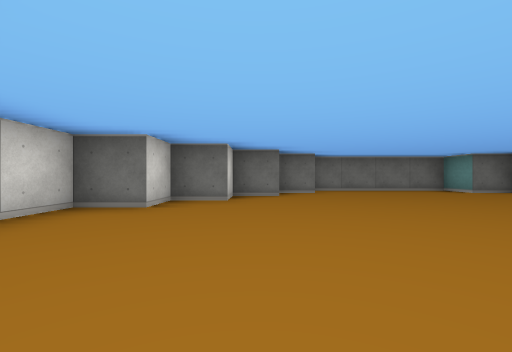
[1] (above)

12 first-person views from a walk through a cub3D maze. The camera is about half as high as the walls, looks level and sees 90° across. The floor is counted in squares. Each view is taken from the middle of a square. On the plan, view 1 faces up. The plan holds only what a view shows up to about 9 squares ahead; the rest is blank.

[2]
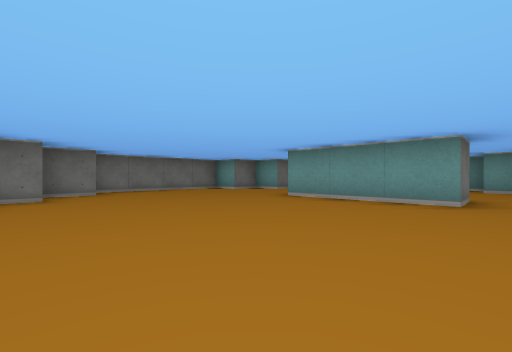

[3]
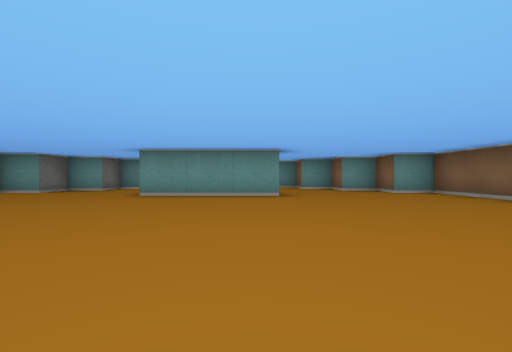

[4]
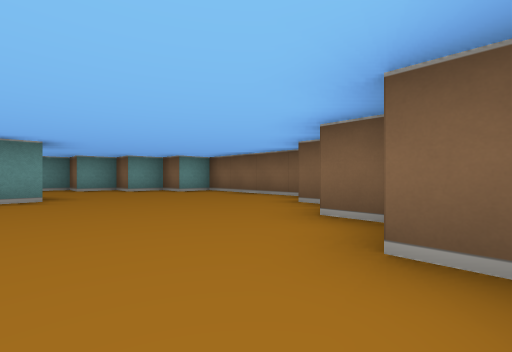

[5]
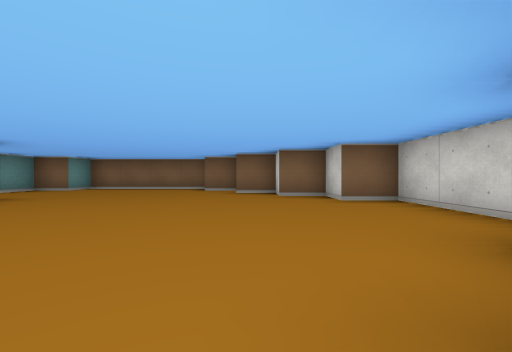

[6]
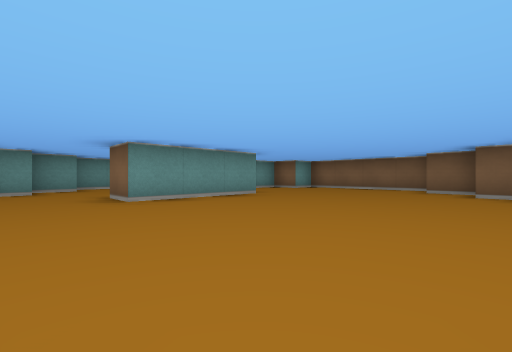

[7]
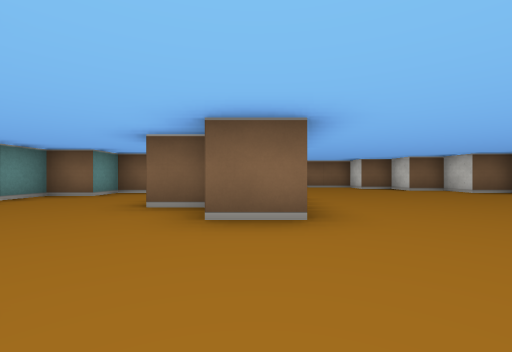

[8]
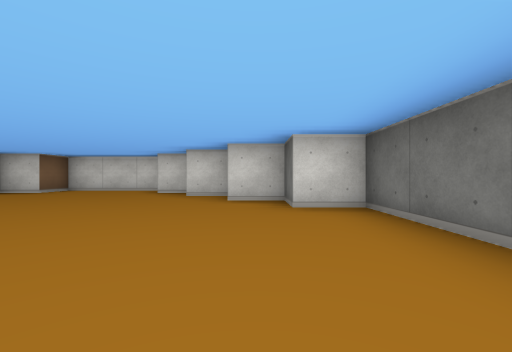

[9]
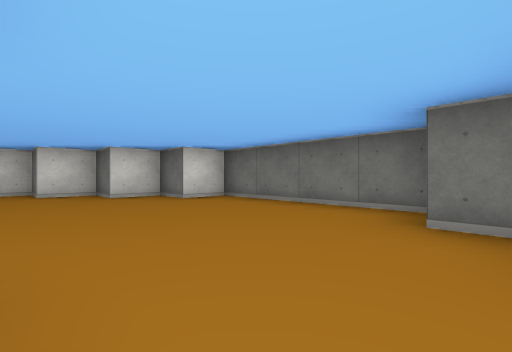

[10]
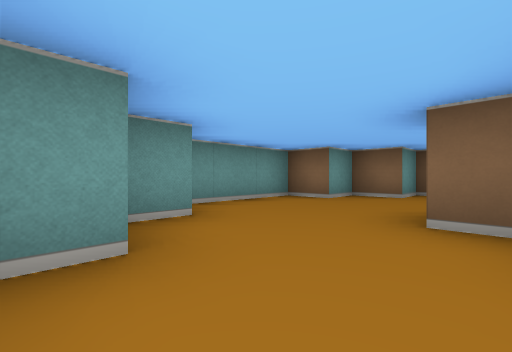

[11]
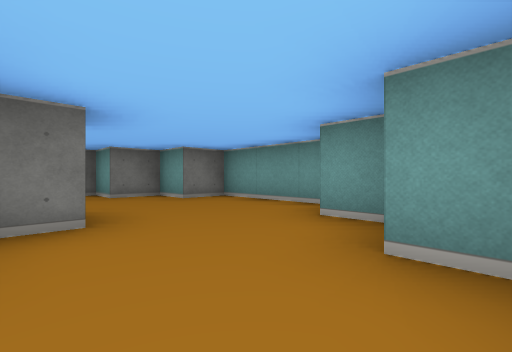

[12]
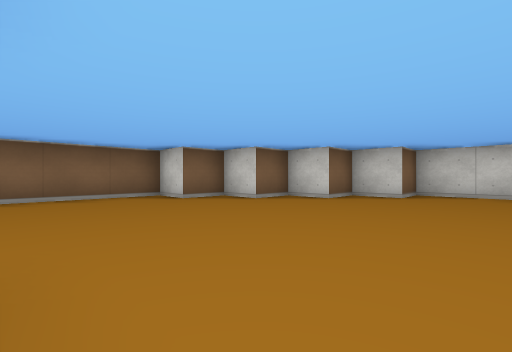

### Floor plan
Points are (right, up) in squares from view 1. A wall is a line through its corners. A room is listed if a view was taken in it or the views show most of it. See-through windows are left out.
Room 1 (views 1, 2, 3, 4, 5, 6, 7, 8, 9, 10, 11, 12)
walls: (5.6, 2.5) (6.5, 2.5); (5.5, 0.5) (4.5, 0.5) (4.5, 3.5) (5.5, 3.5); (6.6, 1.5) (6, 1.5); (-0.5, -0.5) (-0.5, -1.5) (0.5, -1.5) (0.5, -2.5) (1.5, -2.5) (1.5, -3.5) (5.5, -3.5) (5.5, -2.5) (6.5, -2.5) (6.5, -1.5) (7.5, -1.5) (7.5, -0.5) (8.5, -0.5) (8.5, 0.5) (9.5, 0.5) (9.5, 3.5) (8.5, 3.5) (8.5, 4.5) (7.5, 4.5) (7.5, 5.5) (6.5, 5.5) (6.5, 6.5) (5.5, 6.5) (5.5, 7.5) (1.5, 7.5) (1.5, 6.5) (0.5, 6.5) (0.5, 5.5) (-0.5, 5.5) (-0.5, 4.5) (-1.5, 4.5) (-1.5, 3.5) (-2.5, 3.5) (-2.5, 0.5) (-1.5, 0.5) (-1.5, -0.5) (-0.5, -0.5)

Where each view was taken, in squares from view 1:
view 1: 0 up, 0 right, facing up
view 2: 0 up, 0 right, facing up-right
view 3: 1 up, 1 left, facing right
view 4: 1 up, 1 left, facing down-right
view 5: 5 up, 0 right, facing down
view 6: 5 up, 0 right, facing down-right
view 7: 6 up, 5 right, facing down
view 8: 6 up, 5 right, facing left
view 9: 4 up, 6 right, facing up-left
view 10: 5 up, 6 right, facing down-right
view 11: 1 down, 6 right, facing up-right
view 12: 2 up, 4 right, facing down-left
